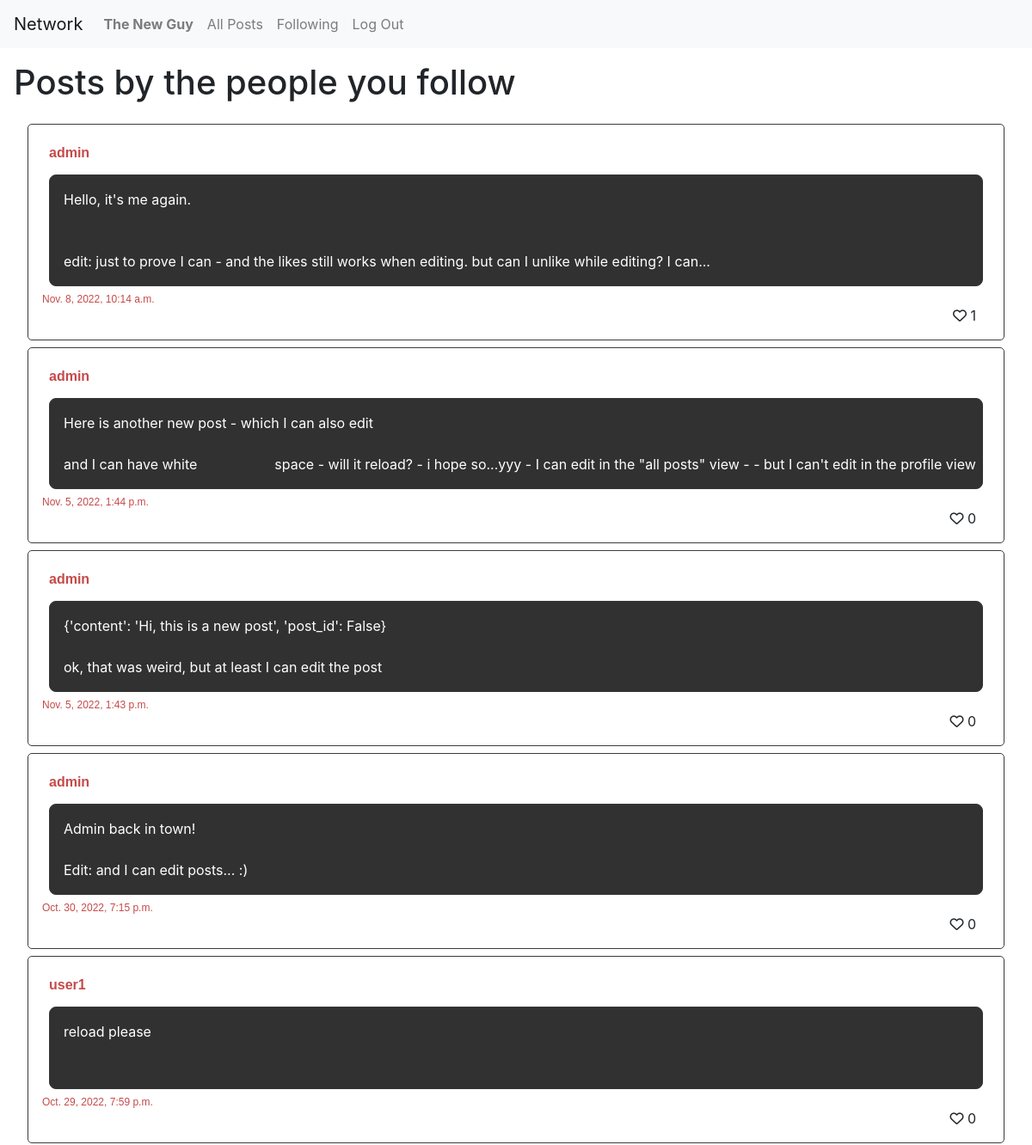
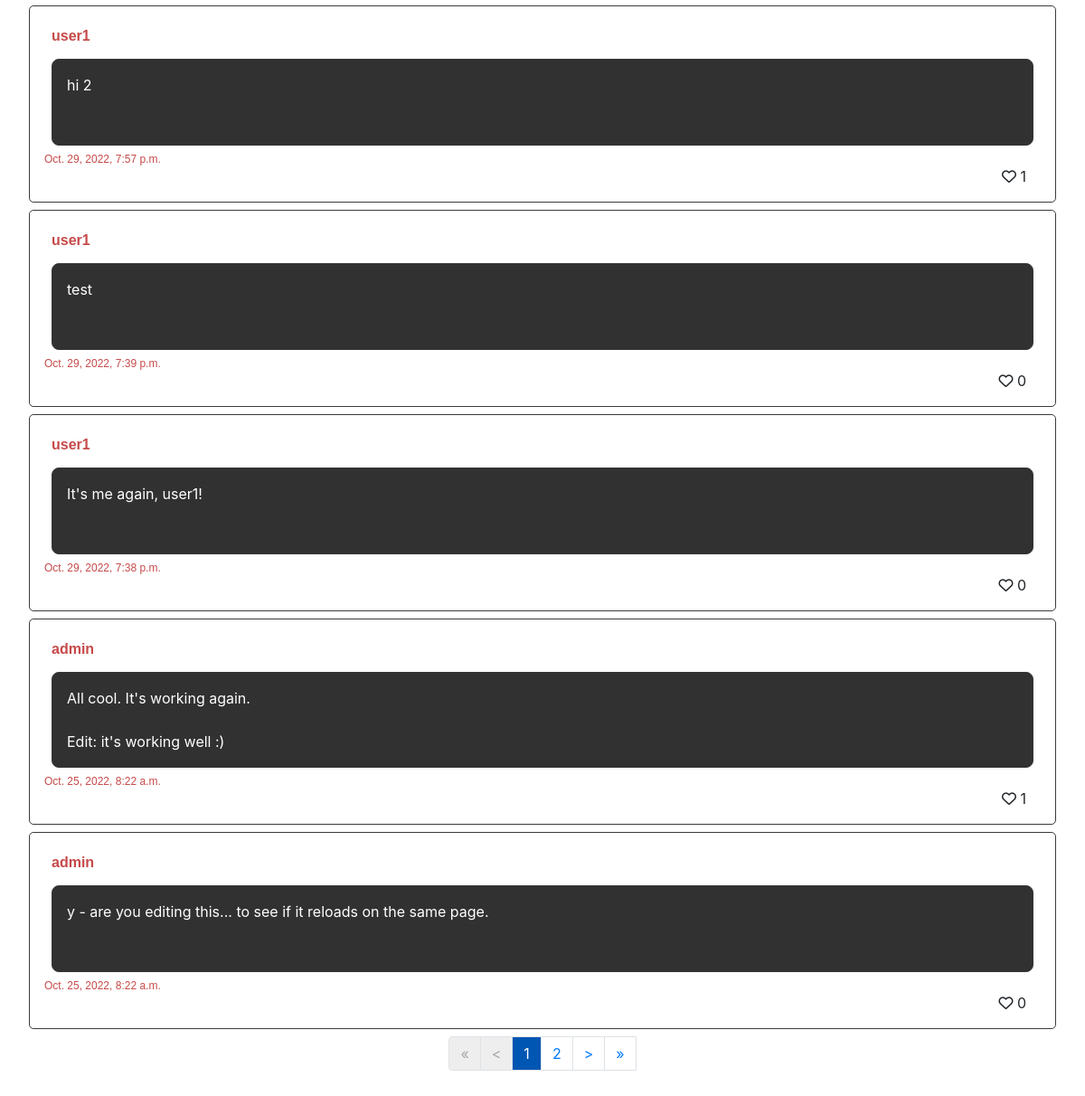
Page /following (signed in) on the earlier database version (2 pictures, top to bottom).
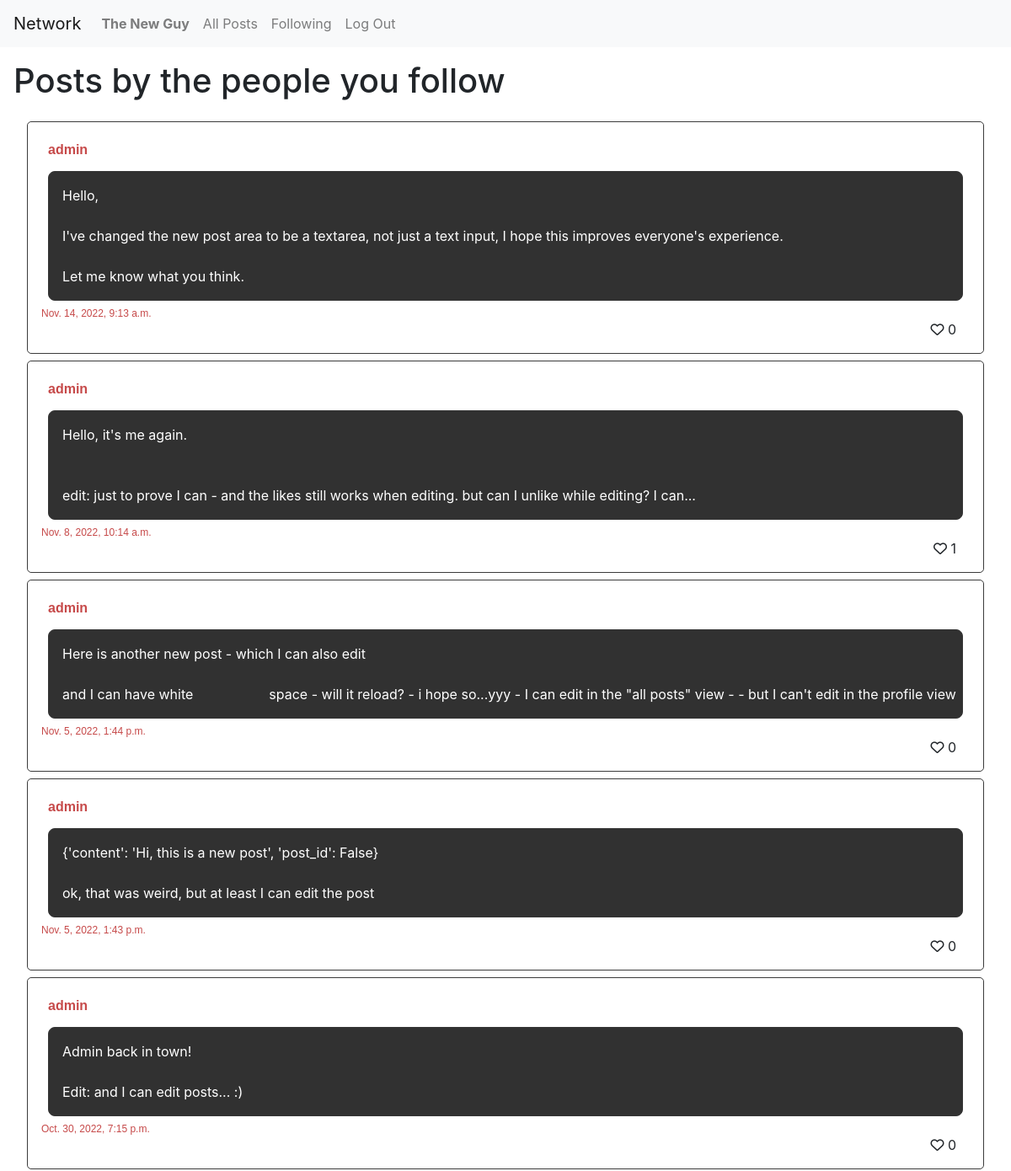
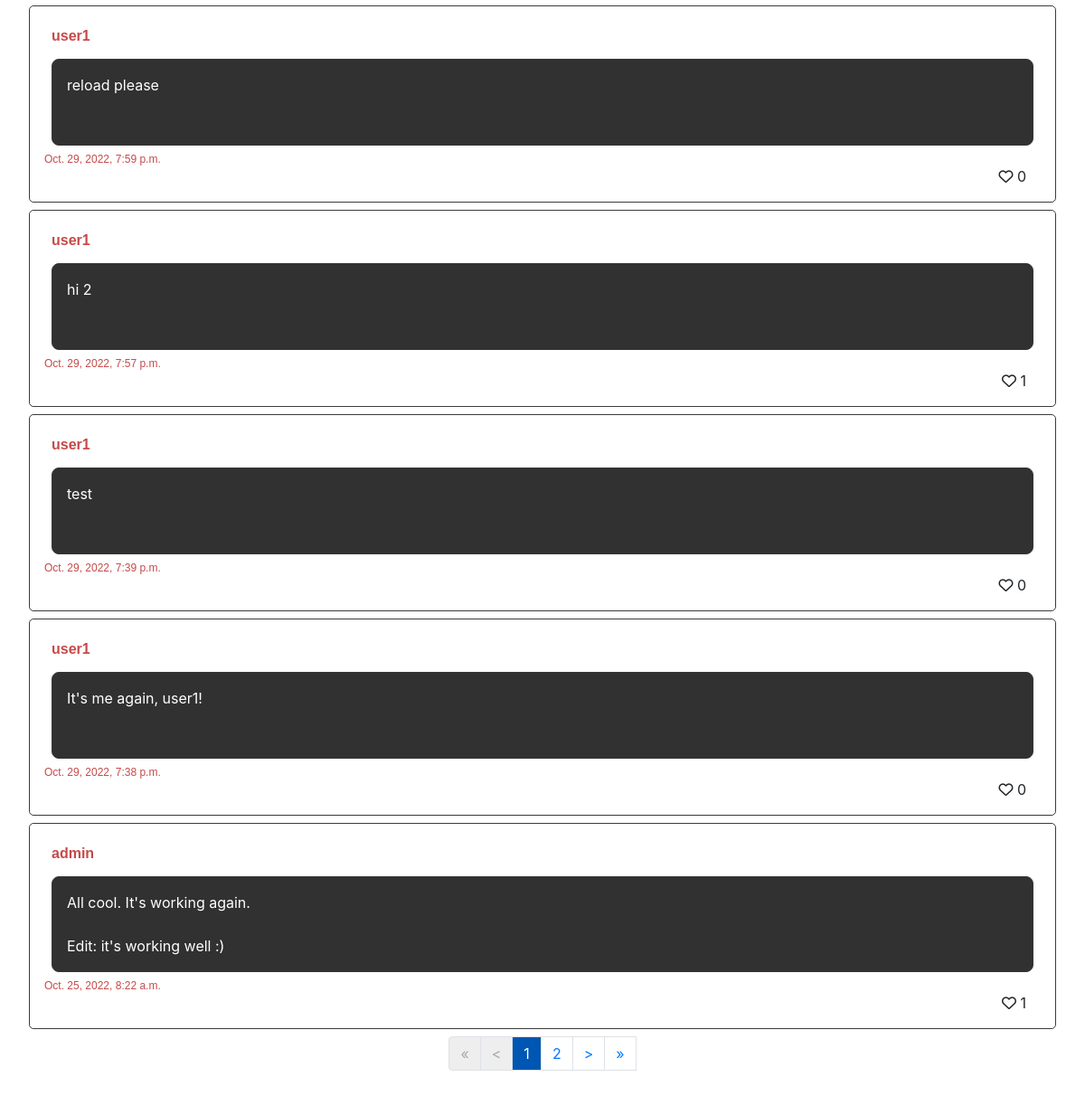
Same page on the later database version (2 pictures, top to bottom).
### network/models.py (models this page shows, shortened)
class Post(models.Model):
    user = models.ForeignKey(User, on_delete=models.CASCADE, related_name='poster')
    created = models.DateTimeField(auto_now_add=True)
    content = models.TextField()
    likes = models.ManyToManyField(User, related_name='likes', blank=True)

class User(AbstractUser):
    pass

### network/views.py (the view)
# urls.py: path("following", views.FollowingPage.as_view(), name="following"),
class FollowingPage(LoginRequiredMixin, ListView):
    login_url = '../login'
    paginate_by = NUM_POSTS_PER_PAGE
    context_object_name = "posts"
    ordering = ['-created']
    template_name = "network/index.html"
    def get_context_data(self, **kwargs):
        context = super(FollowingPage, self).get_context_data(**kwargs)
        context.update({
            'following_page': True,
            'liked': Post.objects.filter(likes=self.request.user).exists()  # what the heck is this?
        })
        return context
    def get_queryset(self):
        following = Follower.objects.filter(follower=self.request.user)
        profiles = User.objects.filter(user__in=following)
        return Post.objects.filter(user__in=profiles).order_by('-created')

### network/templatetags/network_extras.py (called while the page is built)
@register.simple_tag
def liked(post, liked_by):
    return post.likes.contains(liked_by)

### network/templates/network/index.html (shortened to what this page needs)
{% extends "network/layout.html" %}
{% load network_extras %}
{% block body %}
<div id='home'>
    {% if following_page %}
        <h1>Posts by the people you follow</h1>
    {% endif %}
    <div id="posts">
        {% for post in posts %}
            <div class="post">
                <div>
                    <span class="post-username">{{post.user}}</span>
                </div><div class="post-content">{{post.content}}</div>
                <div class="post-created">
                    {{post.created}}
                </div>
                <div class="post-likes">
                    {% if user.is_authenticated %}
                        {% liked  liked_by=request.user post=post as liked %}
                            {% if liked %}
                                    <i class="fas fa-heart like-button" style="color: red;"></i> <span class="likes-counter">{{post.likes.count}}</span>
                            {% else %}
                                    <i class="fa-regular fa-heart like-button"></i> <span class="likes-counter">{{post.likes.count}}</span>
                            {% endif %}
                    {% else %}
                        <i class="fa-regular fa-heart like-button"></i> <span class="likes-counter">{{post.likes.count}}</span>
                    {% endif %}
                </div>
            </div>
        {% endfor %}
        <nav aria-label="Page navigation">
            <ul class="pagination">
                <li class="page-item"><a class="page-link {% if not page_obj.has_previous %} deactivated {% endif %}" href="?page=1">&laquo;</a></li>
                <li class="page-item"><a class="page-link {% if not page_obj.has_previous %} deactivated {% endif %}" href="{% if page_obj.has_previous %} ?page={{ page_obj.previous_page_number }} {% endif %}">&lt;</a></li>
                {% for p in paginator.page_range %}
                    <li class="page-item"><a class="page-link {% if page_obj.number == p %} selected-page {% endif %}" href="?page={{p}}" >{{p}}</a></li>
                {% endfor %}
                <a class="page-link {% if not page_obj.has_next %} deactivated {% endif %}" href="{% if page_obj.has_next %} ?page={{ page_obj.next_page_number }} {% endif %}">&gt;</a>
                <a class="page-link {% if not page_obj.has_next %} deactivated {% endif %}" href="?page={{ paginator.num_pages }}">&raquo;</a>
            </ul>
        </nav>
    </div>
</div>
{% endblock %}

Differences in the rows shown:
no longer on this page (row unchanged): Post: user "admin", content "y - are you editing this... to see if it reloads on the same page.", created "Oct. 25, 2022, 8:22 a.m.", likes.count "0"
added Post: user "admin", content "Hello, I've changed the new post area to be a textarea, not just a text input, I hope this improves everyone's experience. Let me know what you think.", created "Nov. 14, 2022, 9:13 a.m.", likes.count "0"
